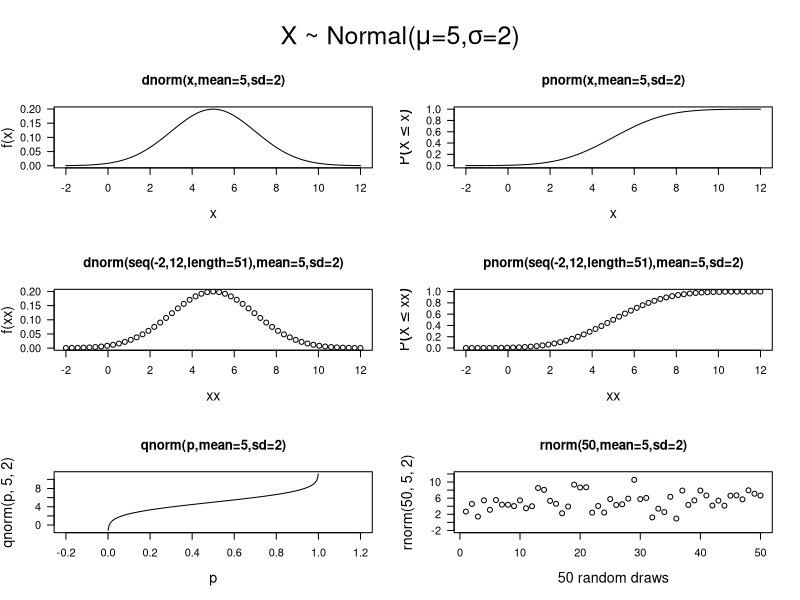
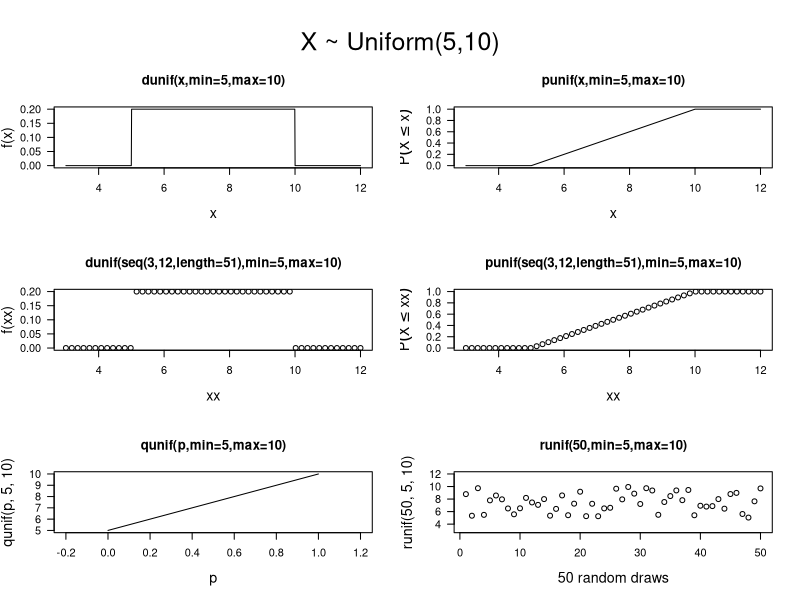
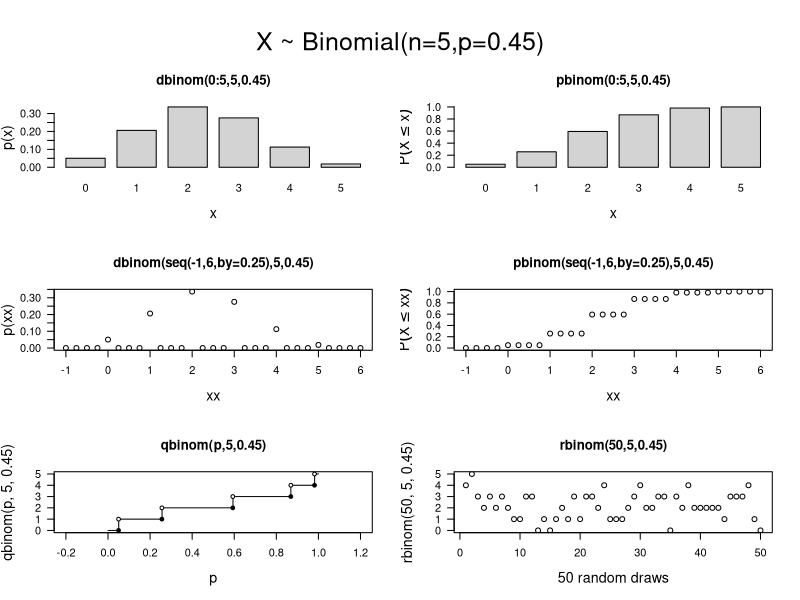
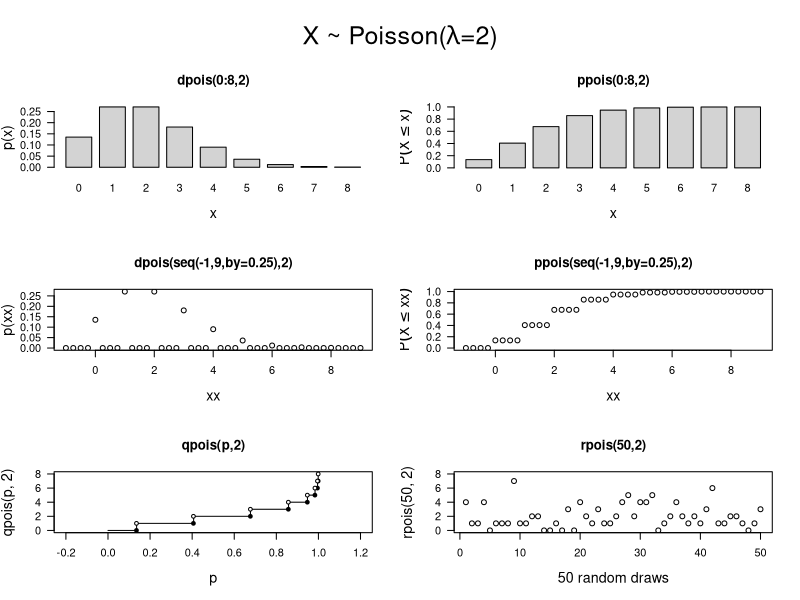

Recreate these plots in R, in order.
par(las=1,mfrow=c(3,2),cex.lab=1.3,oma=c(0,0,4,0))
x=seq(-2,12,length=1001)
plot(x,dnorm(x,5,2),type="l",xlab="x",ylab="f(x)",main="dnorm(x,mean=5,sd=2)")
plot(x,pnorm(x,5,2),type="l",xlab="x",ylab=expression(P(X <= x)),main="pnorm(x,mean=5,sd=2)")
xx=seq(-2,12,length=51)
plot(xx,dnorm(xx,5,2),xlab="xx",ylab="f(xx)",main="dnorm(seq(-2,12,length=51),mean=5,sd=2)")
plot(xx,pnorm(xx,5,2),xlab="xx",ylab=expression(P(X <= xx)),main="pnorm(seq(-2,12,length=51),mean=5,sd=2)")
p=seq(0,1,length=1001)
plot(p,qnorm(p,5,2),type="l",main="qnorm(p,mean=5,sd=2)",xlim=c(-0.2,1.2))
plot(1:50,rnorm(50,5,2),ylim=c(-2,12),xlab="50 random draws",main="rnorm(50,mean=5,sd=2)")
mtext(expression(paste("X", " ~ ","Normal(",mu,"=5,",sigma,"=2)",sep="")),outer=T,cex=1.5)

par(las=1,mfrow=c(3,2),cex.lab=1.3,oma=c(0,0,4,0))
x=seq(3,12,length=1001)
plot(x,dunif(x,5,10),type="l",xlab="x",ylab="f(x)",main="dunif(x,min=5,max=10)")
plot(x,punif(x,5,10),type="l",xlab="x",ylab=expression(P(X <= x)),main="punif(x,min=5,max=10)")
xx=seq(3,12,length=51)
plot(xx,dunif(xx,5,10),xlab="xx",ylab="f(xx)",main="dunif(seq(3,12,length=51),min=5,max=10)")
plot(xx,punif(xx,5,10),xlab="xx",ylab=expression(P(X <= xx)),main="punif(seq(3,12,length=51),min=5,max=10)")
p=seq(0,1,length=1001)
plot(p,qunif(p,5,10),type="l",main="qunif(p,min=5,max=10)",xlim=c(-0.2,1.2))
plot(1:50,runif(50,5,10),ylim=c(3,12),xlab="50 random draws",main="runif(50,min=5,max=10)")
mtext(paste("X", " ~ ","Uniform(5,10)",sep=""),outer=T,cex=1.5)

par(las=1,mfrow=c(3,2),cex.lab=1.3,oma=c(0,0,4,0))
barplot(dbinom(0:5,5,0.45),space=0.3,names=0:5,col="lightgrey",
        main="dbinom(0:5,5,0.45)",xlab="x",ylab="p(x)")
barplot(pbinom(0:5,5,0.45),space=0.3,names=0:5,col="lightgrey",
        main="pbinom(0:5,5,0.45)",xlab="x",ylab=expression(P(X <= x)))
xx=seq(-1,6,by=0.25)
plot(xx,dbinom(xx,5,0.45),main="dbinom(seq(-1,6,by=0.25),5,0.45)",ylab="p(xx)")
plot(xx,pbinom(xx,5,0.45),main="pbinom(seq(-1,6,by=0.25),5,0.45)",ylab=expression(P(X <= xx)))
p=seq(0,1,length=1001)
plot(p,qbinom(p,5,0.45),type="s",main="qbinom(p,5,0.45)",xlim=c(-0.2,1.2))
points(pbinom(0:4,5,0.45),0:4,pch=21,bg="black",cex=0.75)
points(pbinom(0:4,5,0.45),1:5,pch=21,bg="white",cex=0.75)
plot(1:50,rbinom(50,5,0.45),ylim=c(0,5),xlab="50 random draws",main="rbinom(50,5,0.45)")
mtext(paste("X", " ~ ","Binomial(n=5,p=0.45)",sep=""),outer=T,cex=1.5)

par(las=1,mfrow=c(3,2),cex.lab=1.3,oma=c(0,0,4,0))
barplot(dpois(0:8,2),space=0.3,names=0:8,col="lightgrey",
        main="dpois(0:8,2)",xlab="x",ylab="p(x)")
barplot(ppois(0:8,2),space=0.3,names=0:8,col="lightgrey",
        main="ppois(0:8,2)",xlab="x",ylim=c(0,1),ylab=expression(P(X <= x)))
xx=seq(-1,9,by=0.25)
plot(xx,dpois(xx,2),main="dpois(seq(-1,9,by=0.25),2)",ylab="p(xx)")
plot(xx,ppois(xx,2),main="ppois(seq(-1,9,by=0.25),2)",ylab=expression(P(X <= xx)))
p=seq(0,1,length=1001)
plot(p,qpois(p,2),type="s",main="qpois(p,2)",xlim=c(-0.2,1.2))
points(ppois(0:7,2),0:7,pch=21,bg="black",cex=0.75)
points(ppois(0:7,2),1:8,pch=21,bg="white",cex=0.75)
plot(1:50,rpois(50,2),ylim=c(0,8),xlab="50 random draws",main="rpois(50,2)")
mtext(expression(paste("X", " ~ ","Poisson(",lambda,"=2)",sep="")),outer=T,cex=1.5)













